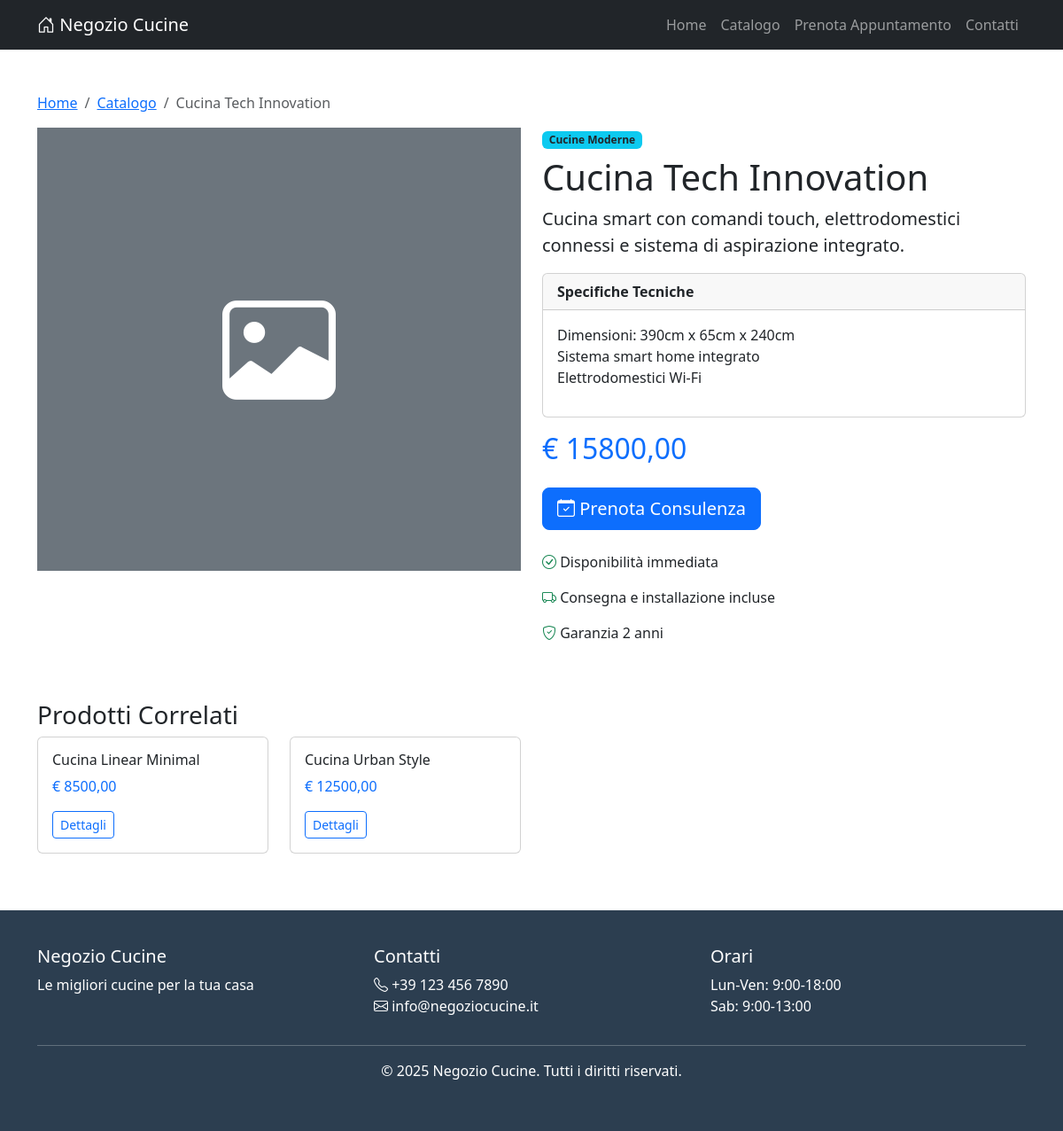
The page /prodotto/cucina-tech-innovation/ on the database its author committed.
### prodotti/models.py (models this page shows, shortened)
class Prodotto(models.Model):
    categoria = models.ForeignKey(
        Categoria,
        on_delete=models.CASCADE,
        related_name='prodotti',
        verbose_name="Categoria"
    )
    nome = models.CharField(max_length=200, verbose_name="Nome Prodotto")
    slug = models.SlugField(max_length=220, unique=True, blank=True)
    descrizione = models.TextField(verbose_name="Descrizione")
    specifiche_tecniche = models.TextField(blank=True, verbose_name="Specifiche Tecniche")
    prezzo_base = models.DecimalField(
        max_digits=10,
        decimal_places=2,
        verbose_name="Prezzo Base (€)"
    )
    disponibile = models.BooleanField(default=True, verbose_name="Disponibile")
    in_evidenza = models.BooleanField(default=False, verbose_name="In Evidenza")
    data_creazione = models.DateTimeField(auto_now_add=True)
    data_aggiornamento = models.DateTimeField(auto_now=True)
    class Meta:
        verbose_name = "Prodotto"
        verbose_name_plural = "Prodotti"
        ordering = ['-in_evidenza', 'nome']
    def get_immagine_principale(self):
        immagine = self.immagini.first()
        return immagine.file_immagine.url if immagine else None

class Categoria(models.Model):
    nome = models.CharField(max_length=100, verbose_name="Nome Categoria")
    slug = models.SlugField(max_length=120, unique=True, blank=True)
    descrizione = models.TextField(blank=True, verbose_name="Descrizione")
    ordine = models.IntegerField(default=0, verbose_name="Ordine di visualizzazione")
    class Meta:
        verbose_name = "Categoria"
        verbose_name_plural = "Categorie"
        ordering = ['ordine', 'nome']

### prodotti/views.py (the view)
# urls.py: path('prodotto/<slug:slug>/', views.ProdottoDetailView.as_view(), name='dettaglio'),
class ProdottoDetailView(DetailView):
    model = Prodotto
    template_name = 'prodotti/prodotto_dettaglio.html'
    context_object_name = 'prodotto'
    slug_field = 'slug'
    def get_context_data(self, **kwargs):
        context = super().get_context_data(**kwargs)
        context['prodotti_correlati'] = Prodotto.objects.filter(
            categoria=self.object.categoria,
            disponibile=True
        ).exclude(id=self.object.id)[:4]
        return context

### templates/prodotti/prodotto_dettaglio.html (shortened to what this page needs)
{% extends 'base.html' %}
{% block content %}
<div class="container my-5">
    <nav aria-label="breadcrumb">
        <ol class="breadcrumb">
            <li class="breadcrumb-item"><a href="{% url 'prodotti:homepage' %}">Home</a></li>
            <li class="breadcrumb-item"><a href="{% url 'prodotti:catalogo' %}">Catalogo</a></li>
            <li class="breadcrumb-item active">{{ prodotto.nome }}</li>
        </ol>
    </nav>
    <div class="row">
        <div class="col-md-6">
            {% if prodotto.immagini.all %}
            <div id="carouselProdotto" class="carousel slide" data-bs-ride="carousel">
                <div class="carousel-inner">
                    {% for immagine in prodotto.immagini.all %}
                    <div class="carousel-item {% if forloop.first %}active{% endif %}">
                        <img src="{{ immagine.file_immagine.url }}" class="d-block w-100" alt="{{ immagine.alt_text }}" style="height: 500px; object-fit: cover;">
                    </div>
                    {% endfor %}
                </div>
                {% if prodotto.immagini.count > 1 %}
                <button class="carousel-control-prev" type="button" data-bs-target="#carouselProdotto" data-bs-slide="prev">
                    <span class="carousel-control-prev-icon"></span>
                </button>
                <button class="carousel-control-next" type="button" data-bs-target="#carouselProdotto" data-bs-slide="next">
                    <span class="carousel-control-next-icon"></span>
                </button>
                {% endif %}
            </div>
            {% else %}
            <div class="bg-secondary d-flex align-items-center justify-content-center" style="height: 500px;">
                <i class="bi bi-image" style="font-size: 8rem; color: white;"></i>
            </div>
            {% endif %}
        </div>
        <div class="col-md-6">
            <span class="badge bg-info text-dark mb-2">{{ prodotto.categoria.nome }}</span>
            <h1>{{ prodotto.nome }}</h1>
            <p class="lead">{{ prodotto.descrizione }}</p>
            {% if prodotto.specifiche_tecniche %}
            <div class="card mb-3">
                <div class="card-header">
                    <strong>Specifiche Tecniche</strong>
                </div>
                <div class="card-body">
                    {{ prodotto.specifiche_tecniche|linebreaks }}
                </div>
            </div>
            {% endif %}
            <h2 class="text-primary">€ {{ prodotto.prezzo_base }}</h2>
            <div class="mt-4">
                <a href="{% url 'clienti:prenota' %}" class="btn btn-primary btn-lg">
                    <i class="bi bi-calendar-check"></i> Prenota Consulenza
                </a>
            </div>
            <div class="mt-4">
                <p><i class="bi bi-check-circle text-success"></i> Disponibilità immediata</p>
                <p><i class="bi bi-truck text-success"></i> Consegna e installazione incluse</p>
                <p><i class="bi bi-shield-check text-success"></i> Garanzia 2 anni</p>
            </div>
        </div>
    </div>
    {% if prodotti_correlati %}
    <div class="mt-5">
        <h3>Prodotti Correlati</h3>
        <div class="row">
            {% for prodotto_correlato in prodotti_correlati %}
            <div class="col-md-3 mb-3">
                <div class="card">
                    <div class="card-body">
                        <h6 class="card-title">{{ prodotto_correlato.nome }}</h6>
                        <p class="text-primary">€ {{ prodotto_correlato.prezzo_base }}</p>
                        <a href="{% url 'prodotti:dettaglio' prodotto_correlato.slug %}" class="btn btn-sm btn-outline-primary">Dettagli</a>
                    </div>
                </div>
            </div>
            {% endfor %}
        </div>
    </div>
    {% endif %}
</div>
{% endblock %}

### rows shown on the page
Prodotto: nome "Cucina Tech Innovation", categoria.nome "Cucine Moderne", descrizione "Cucina smart con comandi touch, elettrodomestici connessi e sistema di aspirazione integrato.", specifiche_tecniche "Dimensioni: 390cm x 65cm x 240cm Sistema smart home integrato Elettrodomestici Wi-Fi", prezzo_base "15800,00"
Prodotto: nome "Cucina Linear Minimal", prezzo_base "8500,00"
Prodotto: nome "Cucina Urban Style", prezzo_base "12500,00"
